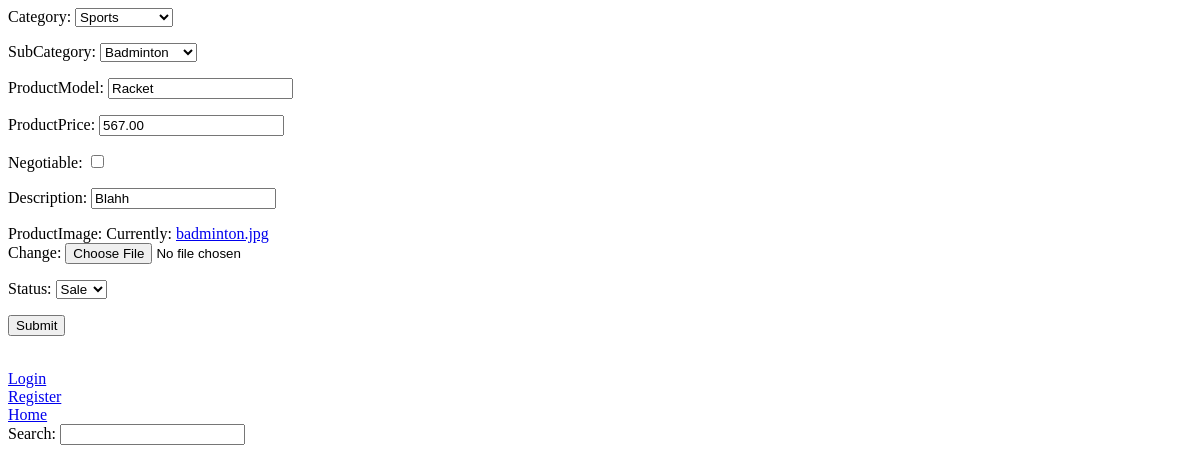
Before: /dashboard/update/sports/1 with the older database file.
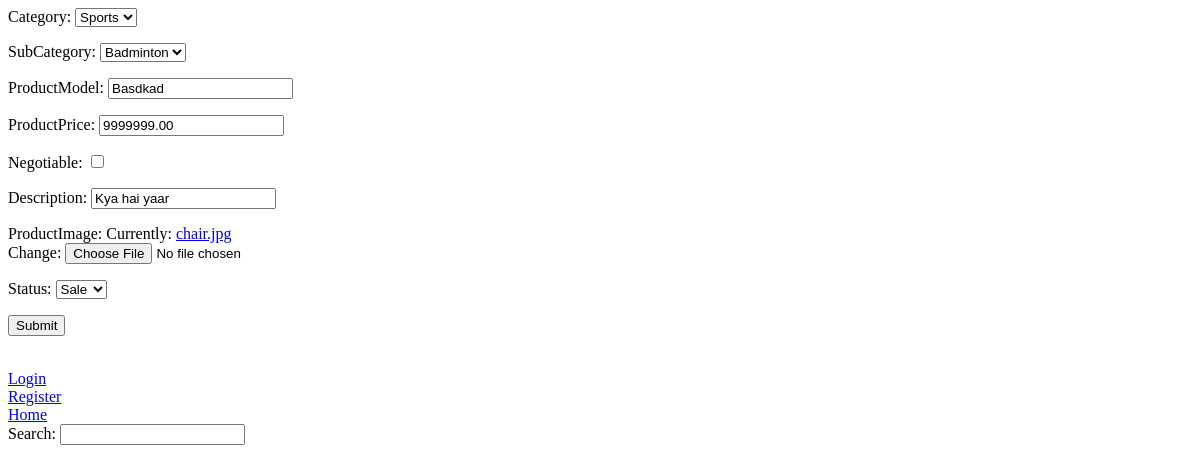
After: the same page with the newer database file.
### DashBoard/models.py (models this page shows, shortened)
class Item(models.Model):
    Category = models.ForeignKey(to=Category, on_delete=models.SET_NULL, related_name="Category", null=True)
    SubCategory = models.ForeignKey(to=SubCategory, on_delete=models.SET_NULL, related_name="SubCategory", null=True)
    ProductModel = models.CharField(max_length=250)
    ProductImage = models.ImageField()
    ProductPrice = models.DecimalField(decimal_places=2, max_digits=12)
    Negotiable = models.BooleanField(default=False)
    Seller = models.ForeignKey(to=User, on_delete=models.CASCADE, related_name="Seller")
    CurrentStatus = models.IntegerField()
    RenterInfo = models.ForeignKey(to=User, default=None, on_delete=models.SET_NULL, related_name="Consumer", null=True, blank=True)
    Description = models.CharField(max_length=1000, default=None, blank=True)
    slug = models.SlugField()
    otp = models.IntegerField(null=True, blank=True,default=0)
    otpExpiryTime = models.DateTimeField(null=True, blank=True)

### DashBoard/views.py (the view, shortened to what this page needs)
# urls.py: path('update/<slug:slug>/<int:pk>', views.updateItems.as_view(), name='updateItems'),
class updateItems(generic.UpdateView):
    model = Item
    form_class = ItemForm
    template_name = 'DashBoard/createItem.html'
    success_url = reverse_lazy('Dashboard:dashboard')
    def get_context_data(self, **kwargs):
        context = super().get_context_data(**kwargs)
        return context
    def get_form_kwargs(self):
        kw = super(updateItems, self).get_form_kwargs()
        kw['request'] = self.request  # the trick!
        return kw

### DashBoard/forms.py (shortened to what this page needs)
class ItemForm(forms.ModelForm):
    Status = forms.ChoiceField(choices=[("0", "Sale"), ("1", "Rent")])  # Will change Current Status according to this Status #
    class Meta:
        model = models.Item
        fields = ['Category', 'SubCategory', 'ProductModel', 'ProductPrice', 'Negotiable', 'Description', 'ProductImage']
    def __init__(self, *args, **kwargs):
        self.request = kwargs.pop('request')
        super(ItemForm, self).__init__(*args, **kwargs)
        self.fields['SubCategory'].queryset = models.SubCategory.objects.none()
        if 'Category' in self.data:
            try:
                Category = int(self.data.get('Category'))
                self.fields['SubCategory'].queryset = models.SubCategory.objects.filter(ParentCategory_id=Category).order_by('Name')
            except (ValueError, TypeError):
                pass  # invalid input from the client; ignore and fallback to empty City queryset
        elif self.instance.pk:
            self.fields['SubCategory'].queryset = models.SubCategory.objects.filter(ParentCategory=self.instance.Category)

### DashBoard/models.py (called while the page is built)
    def __str__(self):
        return self.Name

    def __str__(self):
        return self.Name

### DashBoard/templates/DashBoard/createItem.html (shortened to what this page needs)
{% extends 'base.html' %}
{% load static %}
{% block body %}
    <form action="" method="post" enctype="multipart/form-data" id="itemForm" data-subCat-url="{% url 'Dashboard:ajax_load_subCats'  %}">
        {{ form.as_p }}
        <button type="submit"> Submit </button>
    </form>
{% endblock %}

Changed rows visible on the page:
changed Item "Sports": ProductModel "Racket" → "Basdkad"; ProductPrice "567.00" → "9999999.00"; Description "Blahh" → "Kya hai yaar"
Other visible differences:
text no longer shown: "Category: SubCategory: ProductModel: ProductPrice: Negotiable: Description: ProductImage: Currently: badminton.jpg Change: Status:"
text now shown: "Category: SubCategory: ProductModel: ProductPrice: Negotiable: Description: ProductImage: Currently: chair.jpg Change: Status:"
